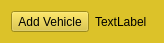
<?xml version="1.0" encoding="UTF-8"?>
<ui version="4.0">
 <class>WdgController</class>
 <widget class="QWidget" name="WdgController">
  <property name="geometry">
   <rect>
    <x>0</x>
    <y>0</y>
    <width>164</width>
    <height>42</height>
   </rect>
  </property>
  <property name="minimumSize">
   <size>
    <width>120</width>
    <height>0</height>
   </size>
  </property>
  <property name="windowTitle">
   <string>Form</string>
  </property>
  <property name="autoFillBackground">
   <bool>false</bool>
  </property>
  <property name="styleSheet">
   <string notr="true">background-color: rgb(220, 194, 41);</string>
  </property>
  <layout class="QHBoxLayout" name="horizontalLayout">
   <item>
    <widget class="QToolButton" name="toolButton">
     <property name="text">
      <string>Add Vehicle</string>
     </property>
    </widget>
   </item>
   <item>
    <widget class="QLabel" name="lblSpinner">
     <property name="text">
      <string>TextLabel</string>
     </property>
    </widget>
   </item>
  </layout>
 </widget>
 <resources/>
 <connections/>
</ui>
